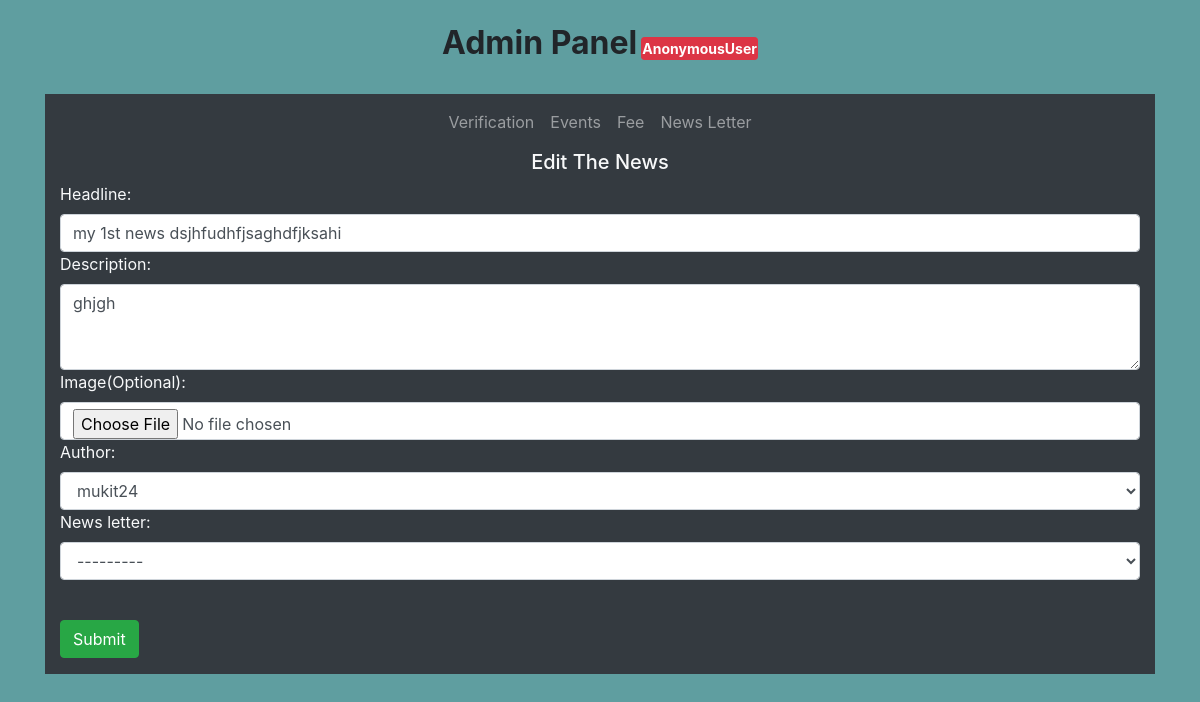
/my_admin/news_view/14/update/, run on the app's committed database.
### news/models.py (models this page shows, shortened)
class News(models.Model):
    default_user = 1
    headline = models.CharField(max_length=200)
    description = models.TextField()
    image = models.FileField(upload_to='uploads/',blank=True)
    is_approved = models.BooleanField(default=False)
    news_letter = models.ForeignKey('News_Letter',on_delete=models.SET_NULL,blank=True,null=True,related_name='news')
    author = models.ForeignKey('alumni_profile.Alumni_Profile',default=default_user,on_delete=models.CASCADE)
    created_on = models.DateTimeField(auto_now_add=True)

### my_admin/views.py (the view)
# urls.py: path('news_view/<int:id>/update/',admin_news_upadte,name='admin_news_update'),
def admin_news_upadte(request,id):
    news = News.objects.get(pk=id)
    news_form = NewsFormAdmin(request.POST or None, instance=news)
    if news_form.is_valid():
        news_form.save()
        return redirect('admin_news_view')
    context = {
        'news':news,
        'form':news_form,
    }
    return render(request,"my_admin/admin_update_news.html",context)

### news/forms.py
class NewsFormAdmin(forms.ModelForm):
    class Meta:
        model = News
        labels = {
        "image": "Image(Optional):"
        }
        fields = [
            "headline",
            "description",
            "image",
            "author",
            "news_letter",
        ]
    def __init__(self, *args, **kwargs):
        super().__init__(*args, **kwargs)
        for field in iter(self.fields):
            if field == "description":
                self.fields[field].widget.attrs.update({
                'class': 'form-control',
                'rows':3,
                })
            else:
                self.fields[field].widget.attrs.update({
                'class': 'form-control'})

### alumni_fee/context_processors.py (called while the page is built)
def add_variable_to_context(request):
    year_fee = Fee_Info.objects.get()
    current_news_letter = News_Letter.objects.all().order_by('-start_date').first()
    return {
        'yearFee': year_fee.yearly_fee,
        'current_news_letter':current_news_letter,
    }

### alumni_profile/models.py (called while the page is built)
    def __str__(self):
        return self.user.username

### news/models.py (called while the page is built)
    def __str__(self):
        return self.title

### templates/my_admin/admin_update_news.html
{% extends "my_admin/base.html" %}
{% load static %}
{% block content %}
<div class="bg-dark text-light">
    <h5 style="text-align: center;">Edit The News</h5>
    <form action="{% url 'admin_news_update' news.id %}" method="POST" class="container">
        {{form}}
        <br>
        <input type="submit" value="Submit" class="btn btn-success my-3">
    </form>
</div>
{% endblock %}

### home/static/css/myadmin.css (style rules this page uses)
body { background-color: cadetblue; }

### data on the page
News: headline "my 1st news dsjhfudhfjsaghdfjksahi", description "ghjgh", author "mukit24", news_letter "---------"

### other printed values
{{ request.user }} "AnonymousUser"
